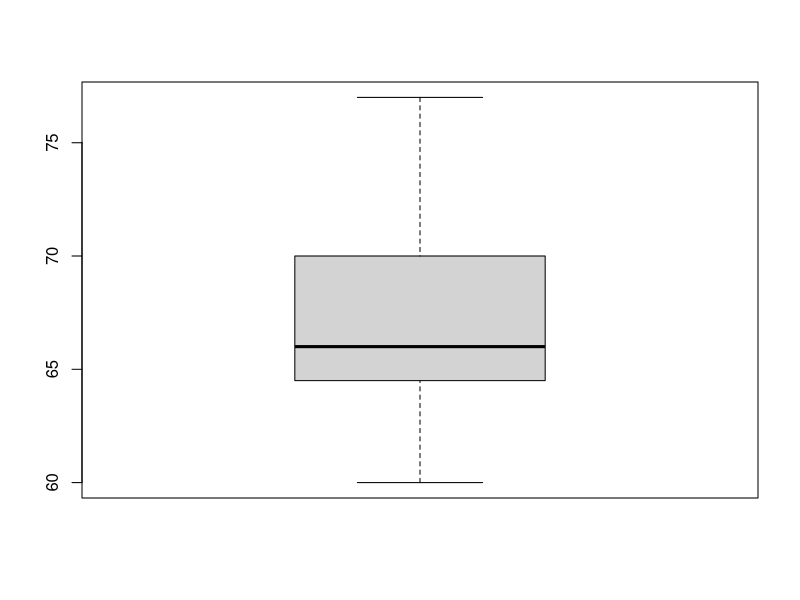
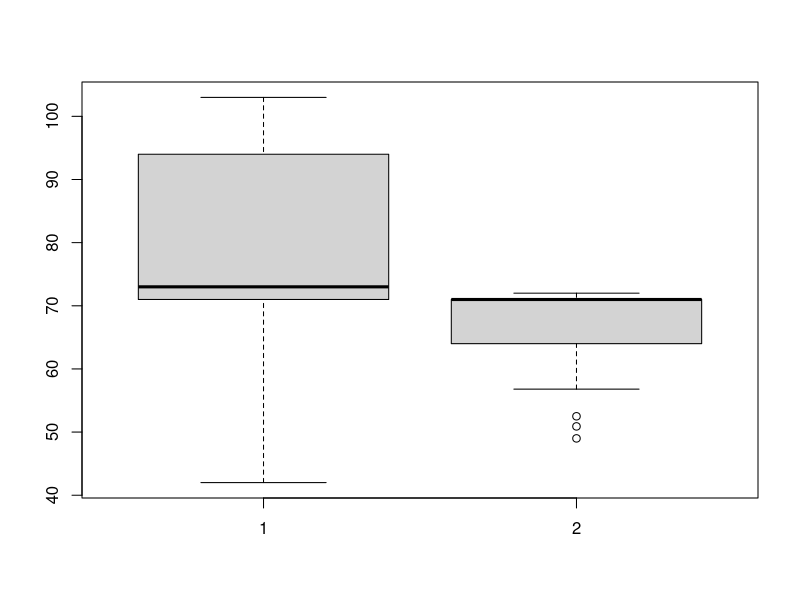
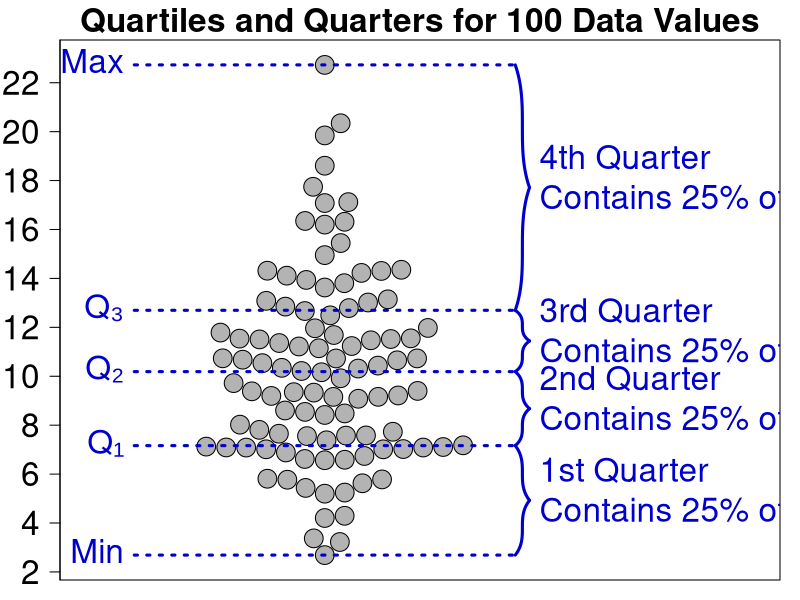
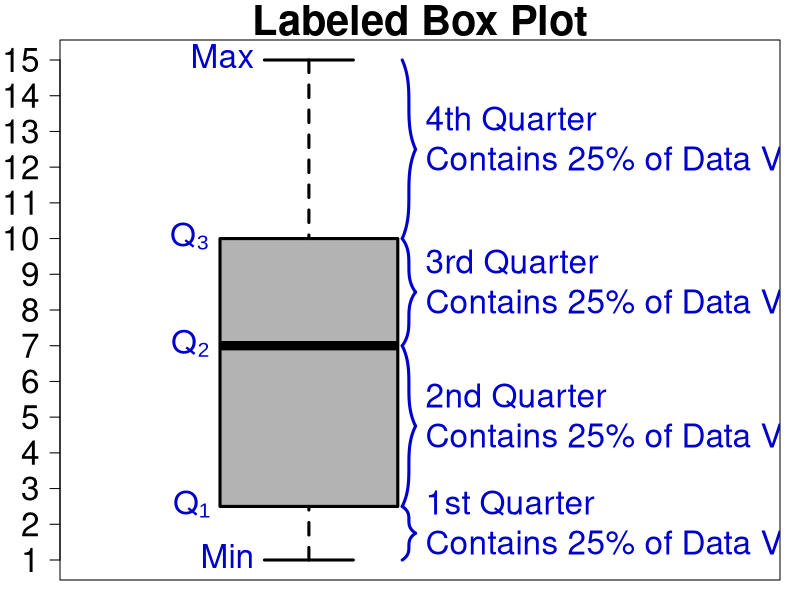
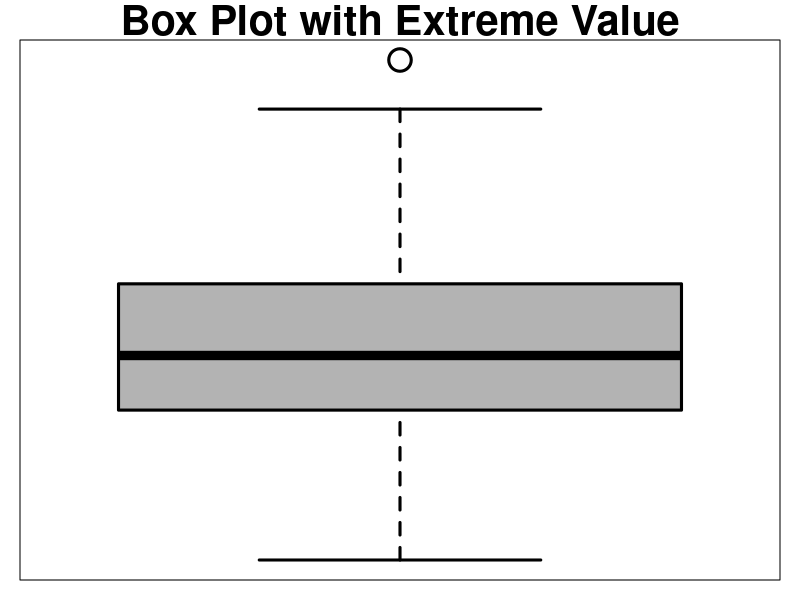
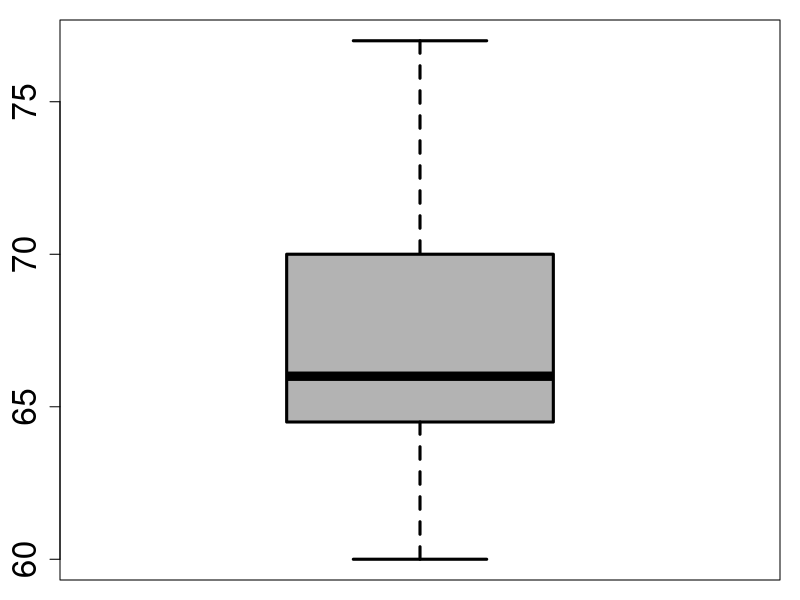
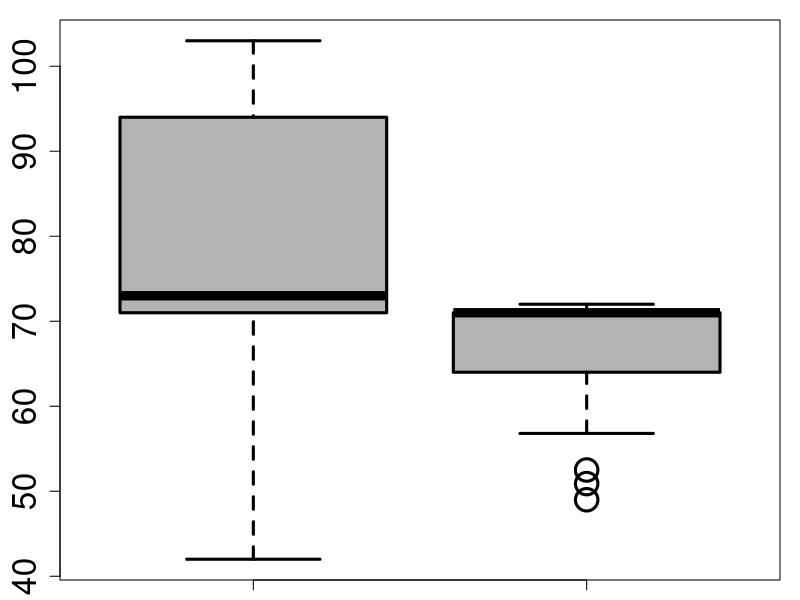

Reproduce these figures in R, in order.
ages = c(18, 21, 22, 25, 26, 27, 29, 30, 31, 33, 36, 37, 41, 42, 47, 52, 55, 57, 58, 59, 62, 65, 67, 71, 72, 73, 74, 76, 77)

quantile(ages, probs = 0.73)

## To Do: Video Example Quantiles

library(beeswarm)

png("quartiles_and_quarters.png", width = 1000, height = 700)

rangebrace = function(x, y0, y1, d, col){
    X = seq(x, x+d, length = 500)
    Ytop = (y1 - y0)/4 * ( -(2/d)^(1/3) * sign(X - (x + d/2))*abs(X - (x + d/2))^(1/3) + 1 ) + (y0 + y1)/2
    Ybot = (y1 - y0)/4 * ( (2/d)^(1/3) * sign(X - (x + d/2))*abs(X - (x + d/2))^(1/3) - 1 ) + (y0 + y1)/2
    lines(X, Ytop, lwd = 3, col = col)
    lines(X, Ybot, lwd = 3, col = col)
}
    

#x = runif(100, max = 10)
#x = rnorm(100)
#x = rpois(100, 20)
x = rchisq(100, 10)

m = min(x)
q1 = quantile(x, probs = 0.25)
q2 = quantile(x, probs = 0.50)
q3 = quantile(x, probs = 0.75)
M = max(x)

color = "blue3"
delta = 0.2
left = 1 - delta
right = 1 + delta

par(mar = c(1, 3, 2, 1))

beeswarm(x, pch = 21, col = "black", bg = "gray70", cex = 2.5, xlim = c(left - 0.05, 1.45), cex.axis = 2, cex.main = 2, main = "Quartiles and Quarters for 100 Data Values", yaxt = "n")
#stripchart(x, method = "jitter", vertical = TRUE, pch = 21, col = "black", bg = "gray70", lwd = 3, cex = 2.5, xlim = c(left - 0.05, 1.45), cex.axis = 2, cex.main = 2, main = "Quartiles and Quarters for 100 Data Values", yaxt = "n")
axis(2, at = seq(0, 30, 2), cex.axis = 2, las = 2)

segments(left, m, right, m, lwd = 3, lty = "dotted", col = color)
segments(left, q1, right, q1, lwd = 3, lty = "dotted", col = color)
segments(left, q2, right, q2, lwd = 3, lty = "dotted", col = color)
segments(left, q3, right, q3, lwd = 3, lty = "dotted", col = color)
segments(left, M, right, M, lwd = 3, lty = "dotted", col = color)

text(x = left, y = m, labels = "Min", cex = 2, pos = 2, col = color)
text(x = left, y = q1, labels = "Q₁", cex = 2, pos = 2, col = color)
text(x = left, y = q2, labels = "Q₂", cex = 2, pos = 2, col = color)
text(x = left, y = q3, labels = "Q₃", cex = 2, pos = 2, col = color)
text(x = left, y = M, labels = "Max", cex = 2, pos = 2, col = color)

d = 0.015
rangebrace(right, m, q1, d, color)
rangebrace(right, q1, q2, d, color)
rangebrace(right, q2, q3, d, color)
rangebrace(right, q3, M, d, color)

text(x = right+d, y = (m + q1)/2, labels = "1st Quarter\nContains 25% of Data Values", cex = 2, pos = 4, col = color)
text(x = right+d, y = (q1 + q2)/2, labels = "2nd Quarter\nContains 25% of Data Values", cex = 2, pos = 4, col = color)
text(x = right+d, y = (q2 + q3)/2, labels = "3rd Quarter\nContains 25% of Data Values", cex = 2, pos = 4, col = color)
text(x = right+d, y = (q3 + M)/2, labels = "4th Quarter\nContains 25% of Data Values", cex = 2, pos = 4, col = color)

dev.off()


data = c(1, 11.5, 6, 7.2, 4, 8, 9, 10, 6.8, 8.3, 2, 2, 10, 1)

quantile(data, probs = 0.50)

prices = c(389950, 230500, 158000, 479000, 639000, 114950, 5500000, 387000, 659000, 529000, 575000, 488800, 1095000)

#First Quartile
quantile(prices, probs = 0.25)

#Median/Second Quartile
quantile(prices, probs = 0.50)

#Third Quartile
quantile(prices, probs = 0.75)

## To Do: Video Example of Quartiles and Quarters

data = c(1, 2, 2, 3, 5, 7, 9, 9, 11, 12, 15)

quantile(data, probs = 0.25)
quantile(data, probs = 0.50)
quantile(data, probs = 0.75)

data = c(1, 2, 2, 3, 5, 7, 9, 9, 11, 12, 15)

png("labeled_boxplot.png", width = 1000, height = 700)

rangebrace = function(x, y0, y1, d, col){
    X = seq(x, x+d, length = 500)
    Ytop = (y1 - y0)/4 * ( -(2/d)^(1/3) * sign(X - (x + d/2))*abs(X - (x + d/2))^(1/3) + 1 ) + (y0 + y1)/2
    Ybot = (y1 - y0)/4 * ( (2/d)^(1/3) * sign(X - (x + d/2))*abs(X - (x + d/2))^(1/3) - 1 ) + (y0 + y1)/2
    lines(X, Ytop, lwd = 3, col = col)
    lines(X, Ybot, lwd = 3, col = col)
}

color = "blue3"

m = min(data)
q1 = quantile(data, probs = 0.25)
q2 = quantile(data, probs = 0.50)
q3 = quantile(data, probs = 0.75)
M = max(data)

par(mar = c(1, 3, 2, 1))
boxplot(data, col = "gray70", yaxt = "n", main = "Labeled Box Plot", cex.main = 2.5, xlim = c(0.5, 2), lwd = 3)

axis(2, at = 1:15, cex.axis = 2, las = 2)

text(x = 0.9, y = m, labels = "Min", cex = 2, pos = 2, col = color)
text(x = 0.8, y = q1, labels = "Q₁", cex = 2, pos = 2, col = color)
text(x = 0.8, y = q2, labels = "Q₂", cex = 2, pos = 2, col = color)
text(x = 0.8, y = q3, labels = "Q₃", cex = 2, pos = 2, col = color)
text(x = 0.9, y = M, labels = "Max", cex = 2, pos = 2, col = color)

d = 0.03
right = 1.21
rangebrace(right, m, q1, d, color)
rangebrace(right, q1, q2, d, color)
rangebrace(right, q2, q3, d, color)
rangebrace(right, q3, M, d, color)

text(x = right+d, y = (m + q1)/2, labels = "1st Quarter\nContains 25% of Data Values", cex = 2, pos = 4, col = color)
text(x = right+d, y = (q1 + q2)/2, labels = "2nd Quarter\nContains 25% of Data Values", cex = 2, pos = 4, col = color)
text(x = right+d, y = (q2 + q3)/2, labels = "3rd Quarter\nContains 25% of Data Values", cex = 2, pos = 4, col = color)
text(x = right+d, y = (q3 + M)/2, labels = "4th Quarter\nContains 25% of Data Values", cex = 2, pos = 4, col = color)


dev.off()

png("outlier_boxplot.png", width = 500, height = 700)

data = rnorm(100)
par(mar = c(1, 1, 2, 1))
boxplot(data, col = "gray70", lwd = 3, cex = 3, yaxt = "n", main = "Box Plot with Extreme Value", cex.main = 2.5, xlim = c(0.75, 1.25))

dev.off()

heights = c(60, 60, 61, 62, 62, 63, 63, 64, 64, 64, 65, 65, 65, 65, 65, 65, 65, 65, 65, 66, 66, 67, 67, 68, 68, 69, 70, 70, 70, 70, 70, 71, 71, 72, 72, 73, 74, 74, 75, 77)

boxplot(heights)

png("boxplot_example.png", width = 700, height = 700)

heights = c(60, 60, 61, 62, 62, 63, 63, 64, 64, 64, 65, 65, 65, 65, 65, 65, 65, 65, 65, 66, 66, 67, 67, 68, 68, 69, 70, 70, 70, 70, 70, 71, 71, 72, 72, 73, 74, 74, 75, 77)

par(mar = c(1, 3, 1, 1))
boxplot(heights, col = "gray70", lwd = 3, cex.axis = 2)

dev.off()

# To Do: Video Example on Boxplots

data1 = c(64, 73, 101.3, 71.1, 94, 85.5, 99.9, 42, 92.4, 103, 54.7, 72.5, 101.9, 86.4, 47.2, 71.5, 71)
data2 = c(56.8, 71, 49, 69.4, 67.6, 71, 68.5, 61.1, 50.9, 71, 71, 71, 72, 72, 71, 64, 67.2, 52.5, 71, 69, 72, 71.3, 58.3, 71, 71)

boxplot(data1, data2)

png("side_by_side_boxplots.png", width = 1000, height = 1000)

data1 = c(64, 73, 101.3, 71.1, 94, 85.5, 99.9, 42, 92.4, 103, 54.7, 72.5, 101.9, 86.4, 47.2, 71.5, 71)
data2 = c(56.8, 71, 49, 69.4, 67.6, 71, 68.5, 61.1, 50.9, 71, 71, 71, 72, 72, 71, 64, 67.2, 52.5, 71, 69, 72, 71.3, 58.3, 71, 71)

par(mar = c(1, 3, 1, 1))
boxplot(data1, data2, col = "gray70", cex = 3, lwd = 3, cex.axis = 2)

dev.off()
